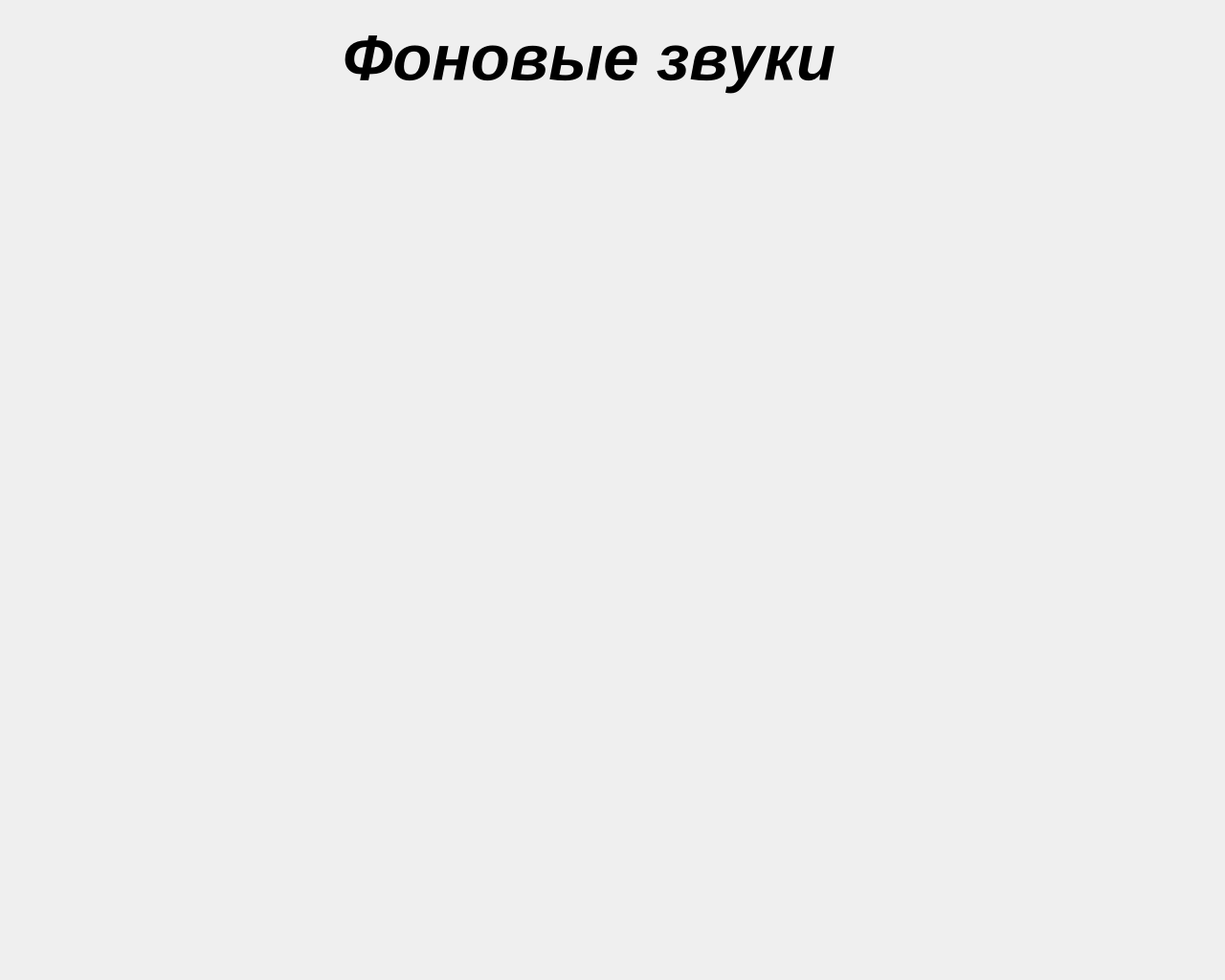
<?xml version="1.0" encoding="UTF-8"?>
<ui version="4.0">
 <class>Dialog</class>
 <widget class="QDialog" name="Dialog">
  <property name="geometry">
   <rect>
    <x>0</x>
    <y>0</y>
    <width>1280</width>
    <height>1024</height>
   </rect>
  </property>
  <property name="mouseTracking">
   <bool>false</bool>
  </property>
  <property name="windowTitle">
   <string>Dialog</string>
  </property>
  <widget class="QLabel" name="Title">
   <property name="geometry">
    <rect>
     <x>250</x>
     <y>10</y>
     <width>731</width>
     <height>101</height>
    </rect>
   </property>
   <property name="font">
    <font>
     <pointsize>50</pointsize>
     <weight>75</weight>
     <italic>true</italic>
     <bold>true</bold>
     <underline>false</underline>
     <strikeout>false</strikeout>
     <kerning>false</kerning>
    </font>
   </property>
   <property name="lineWidth">
    <number>1</number>
   </property>
   <property name="midLineWidth">
    <number>0</number>
   </property>
   <property name="text">
    <string>Фоновые звуки</string>
   </property>
   <property name="textFormat">
    <enum>Qt::AutoText</enum>
   </property>
   <property name="alignment">
    <set>Qt::AlignCenter</set>
   </property>
   <property name="wordWrap">
    <bool>false</bool>
   </property>
   <property name="margin">
    <number>0</number>
   </property>
   <property name="indent">
    <number>-1</number>
   </property>
  </widget>
 </widget>
 <resources/>
 <connections/>
</ui>
